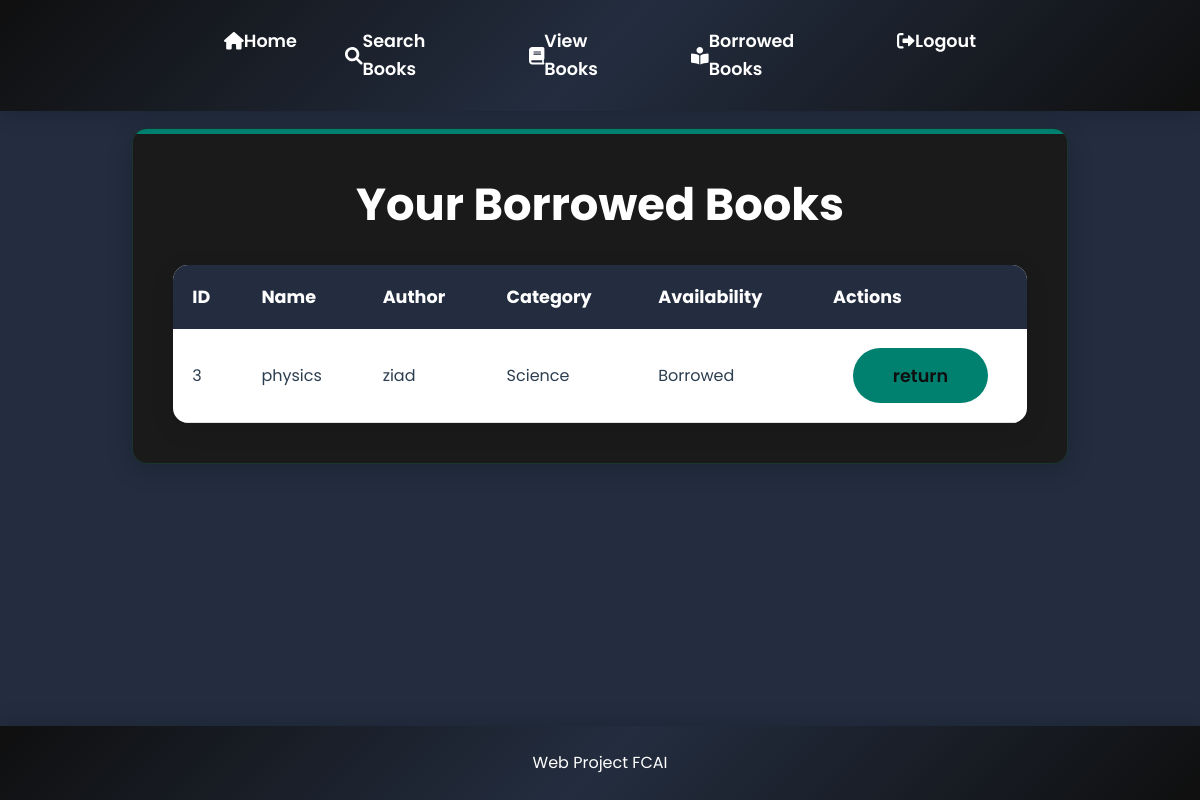
Page /borrowed/ (signed in) on the committed database.
### lib/models.py (models this page shows)
class Book_Details(models.Model):
    Name = models.CharField(max_length=120)
    Author = models.CharField(max_length=120)
    Category = models.CharField(max_length=120)
    Description = models.TextField()
    Date_Added = models.DateField()
    Availability = models.CharField( max_length=50)

### lib/views.py (the view)
# urls.py: path('borrowed/', views.borrowed_books, name='borrowed_books'),
def borrowed_books(request):
    books = request.user.borrowed_books.all() if request.user.is_authenticated else []
    return render(request, 'user_borrowed_books.html', {'borrowed_books': books})

### templates/user_borrowed_books.html (shortened to what this page needs)
{% load static %}
<link rel="stylesheet" href="{% static 'css/style.css' %}" />
<link rel="stylesheet" href="{% static 'css/icon.css' %}" />
<!DOCTYPE html>
<html lang="en">
  <head>
    <link rel="stylesheet" href="../css/style.css" />
  </head>
  <body>
    <nav>
      <ul>
        <li>
          <a href="{% url 'user_dashboard' %}"
            ><i class="fas fa-home"></i> Home</a
          >
        </li>
        <li>
          <a href="{% url 'search_books' %}"
            ><i class="fas fa-search"></i> Search Books</a
          >
        </li>
        <li>
          <a href="{% url 'view_books' %}"
            ><i class="fas fa-book"></i> View Books</a
          >
        </li>
        <li>
          <a href="{% url 'borrowed_books' %}"
            ><i class="fas fa-book-reader"></i> Borrowed Books</a
          >
        </li>
        <li>
          <a href="{% url 'index' %}"
            ><i class="fas fa-sign-out-alt"></i> Logout</a
          >
        </li>
      </ul>
    </nav>
    <main>
      <div class="card">
        <h1>Your Borrowed Books</h1>
        <table>
          <thead>
            <tr>
              <th>ID</th>
              <th>Name</th>
              <th>Author</th>
              <th>Category</th>
              <th>Availability</th>
              <th>Actions</th>
            </tr>
          </thead>
          <tbody>
            {% if borrowed_books %} {% for book in borrowed_books %}
            <tr>
              <td>{{ book.id }}</td>
              <td>{{ book.Name }}</td>
              <td>{{ book.Author }}</td>
              <td>{{ book.Category }}</td>
              <td>{{ book.Availability }}</td>
              <td>
                <form method="POST" action="{% url 'return_book' book.id %}">
                  <button type="submit">return</button>
                </form>
              </td>
            </tr>
            {% endfor %} {% else %}
            <tr>
              <td colspan="6" style="text-align: center; color: #888">
                You have not borrowed any books yet.
              </td>
            </tr>
            {% endif %}
          </tbody>
        </table>
      </div>
    </main>
    <footer>
      <p>Web Project FCAI</p>
    </footer>
</body>
</html>

### Library/static/css/style.css (style rules this page uses)
* { margin: 0; padding: 0; box-sizing: border-box; font-family: 'Poppins', sans-serif; }
body { background: #232d3f; color: #2c3e50; line-height: 1.6; overflow-x: hidden; }
nav { background: linear-gradient(135deg, #0F0F0F 0%, #232d3f 50%, #0f0f0f 100%); padding: 1rem; position: fixed; width: 100%; top: 0; box-shadow: 0 4px 20px rgba(0, 0, 0, 0.15); z-index: 100; }
nav ul { list-style: none; display: flex; justify-content: space-around; max-width: 800px; margin: 0 auto; }
nav a { color: white; text-decoration: none; padding: 0.7rem 1.5rem; font-weight: 600; font-size: 1.1rem; display: flex; align-items: center; transition: all 0.3s ease; border-radius: 20px; }
main { margin-top: 80px; margin-bottom: 80px; padding: 3rem 2rem; max-width: 1000px; margin-left: auto; margin-right: auto; min-height: calc(100vh - 160px); }
h1 { color: white; font-size: 2.8rem; font-weight: 700; margin-bottom: 1.5rem; text-align: center; position: relative; }
.card { background: #1a1a1a; padding: 2.5rem; border-radius: 15px; box-shadow: 0 6px 25px rgba(0, 0, 0, 0.2); border: 1px solid rgba(22, 160, 133, 0.2); position: relative; overflow: hidden; }
.card::before { content: ''; position: absolute; top: 0; left: 0; width: 100%; height: 5px; background: #008170; }
form button { background: #008170; color: #0F0F0F; padding: 0.9rem 2.5rem; border: none; border-radius: 30px; font-weight: 600; font-size: 1.1rem; cursor: pointer; display: block; margin: 0 auto; transition: all 0.3s ease; }
table { width: 100%; border-collapse: collapse; margin-top: 1.5rem; background: white; border-radius: 15px; overflow: hidden; box-shadow: 0 6px 25px rgba(0, 0, 0, 0.1); }
th, td { padding: 1.2rem; text-align: left; }
th { background: #232d3f ; color: white; font-weight: 700; font-size: 1.1rem; }
td { border-bottom: 1px solid #e0e0e0; font-size: 1rem; }
footer { text-align: center; padding: 1.5rem; background: linear-gradient(135deg, #0f0f0f 0%, #232d3f 50%, #0f0f0f 100%); color: white; position: fixed; bottom: 0; width: 100%; box-shadow: 0 -4px 20px rgba(0, 0, 0, 0.15); font-size: 1rem; z-index: 100; }
footer p { margin: 0; }

### rows in the picture
Book_Details: id "3", Name "physics", Author "ziad", Category "Science", Availability "Borrowed"
